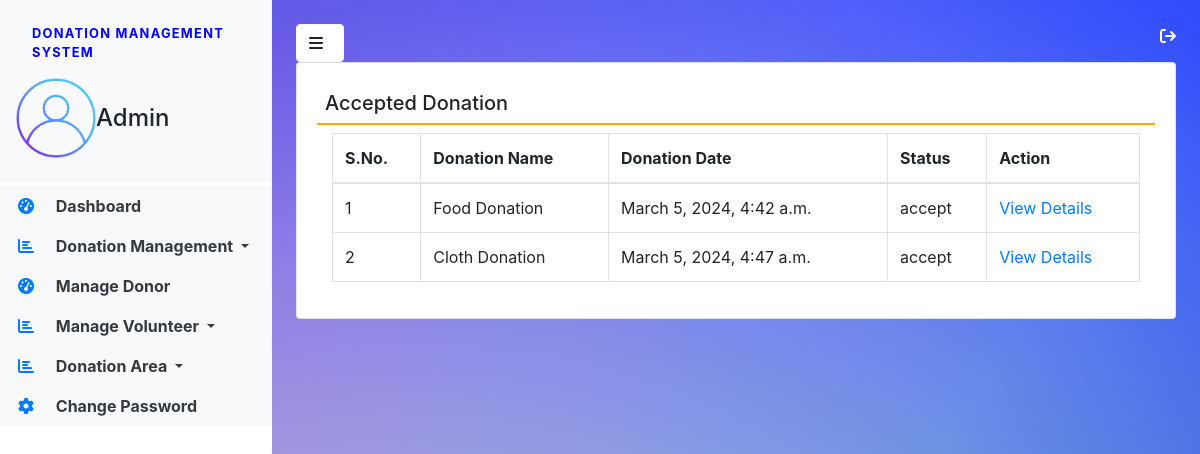
Screenshot of /accepted_donation (signed in) with the database file from the repository.
### donation/models.py (models this page shows, shortened)
class Donation(models.Model):
    donor = models.ForeignKey(Donor,on_delete=models.CASCADE)
    donationname = models.CharField(max_length=100,null=True)
    donationpic = models.FileField(null=True)
    collectionloc = models.CharField(max_length=300,null=True)
    description = models.CharField(max_length=300, null=True)
    status = models.CharField(max_length=50, null=True)
    donationdate = models.DateTimeField(auto_now_add=True)
    adminremark = models.CharField(max_length=300, null=True)
    volunteer = models.ForeignKey(Volunteer,on_delete=models.CASCADE)
    donationarea = models.ForeignKey(DonationArea, on_delete=models.CASCADE)
    volunteerremark = models.CharField(max_length=300, null=True)
    updationdate = models.DateField(null=True)

### DonationManagementSystem/views.py (the view)
# urls.py: path('accepted_donation', accepted_donation, name='accepted_donation'),
def accepted_donation(request):
    if not request.user.is_authenticated:
        return redirect('admin_login')
    donation = Donation.objects.filter(status="accept")
    return render(request, 'accepted_donation.html', locals())

### donation/templates/accepted_donation.html
{% extends 'admin_base.html' %}
{% block main %}
<div class="card shadow">
<div class="card-body">
    <h5 class="p-2" style="border-bottom: 2px solid orange">Accepted Donation</h5>
    <div class="container-fluid">
        <table id="example" class="table table-bordered">
            <thead>
            <tr>
                <th>S.No.</th>
                <th>Donation Name</th>
                <th>Donation Date</th>
                <th>Status</th>
                <th>Action</th>
            </tr>
            </thead>
            <tbody>
                {% for i in donation %}
                <tr>
                    <td>{{ forloop.counter }}</td>
                    <td>{{ i.donationname }}</td>
                    <td>{{ i.donationdate }}</td>
                    <td>{{ i.status }}</td>
                    <td><a href="{% url 'accepted_donationdetail'  i.id %}" class="text-primary">View Details</a> </td>
                </tr>
                {% endfor %}
            </tbody>
        </table>
    </div>
</div>
</div>
{% endblock %}

### donation/static/css/sidebar.css (style rules this page uses)
body { backgroud-image: linear-gradient(136.9deg,rgba(109,25,252,1) 16.4%,rgba(125,31,160,100)); background: linear-gradient(217deg, rgba(0, 34, 255, 0.8), rgba(255,0,0,0) 70.71%), linear-gradient(127deg, rgba(86, 32, 196, 0.8), rgba(0,255,0,0) 70.71%), linear-gradient(336deg, rgba(62, 147, 150, 0.8), rgba(0,0,255,0) 70.71%);; min-height: 100vh; }

### rows the page displays
Donation: donationname "Food Donation", donationdate "March 5, 2024, 4:42 a.m.", status "accept"
Donation: donationname "Cloth Donation", donationdate "March 5, 2024, 4:47 a.m.", status "accept"
